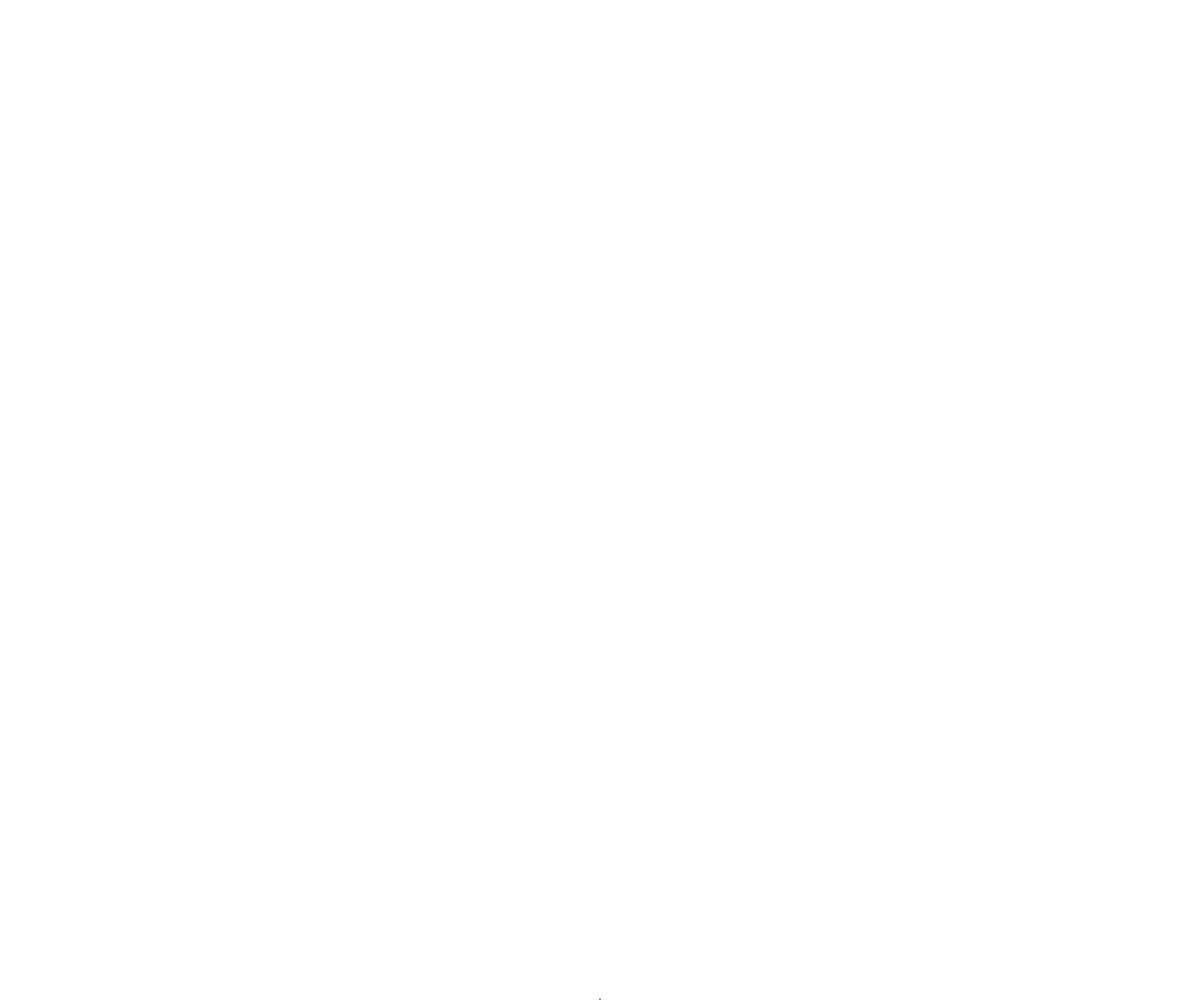
Frame 1 (no input)
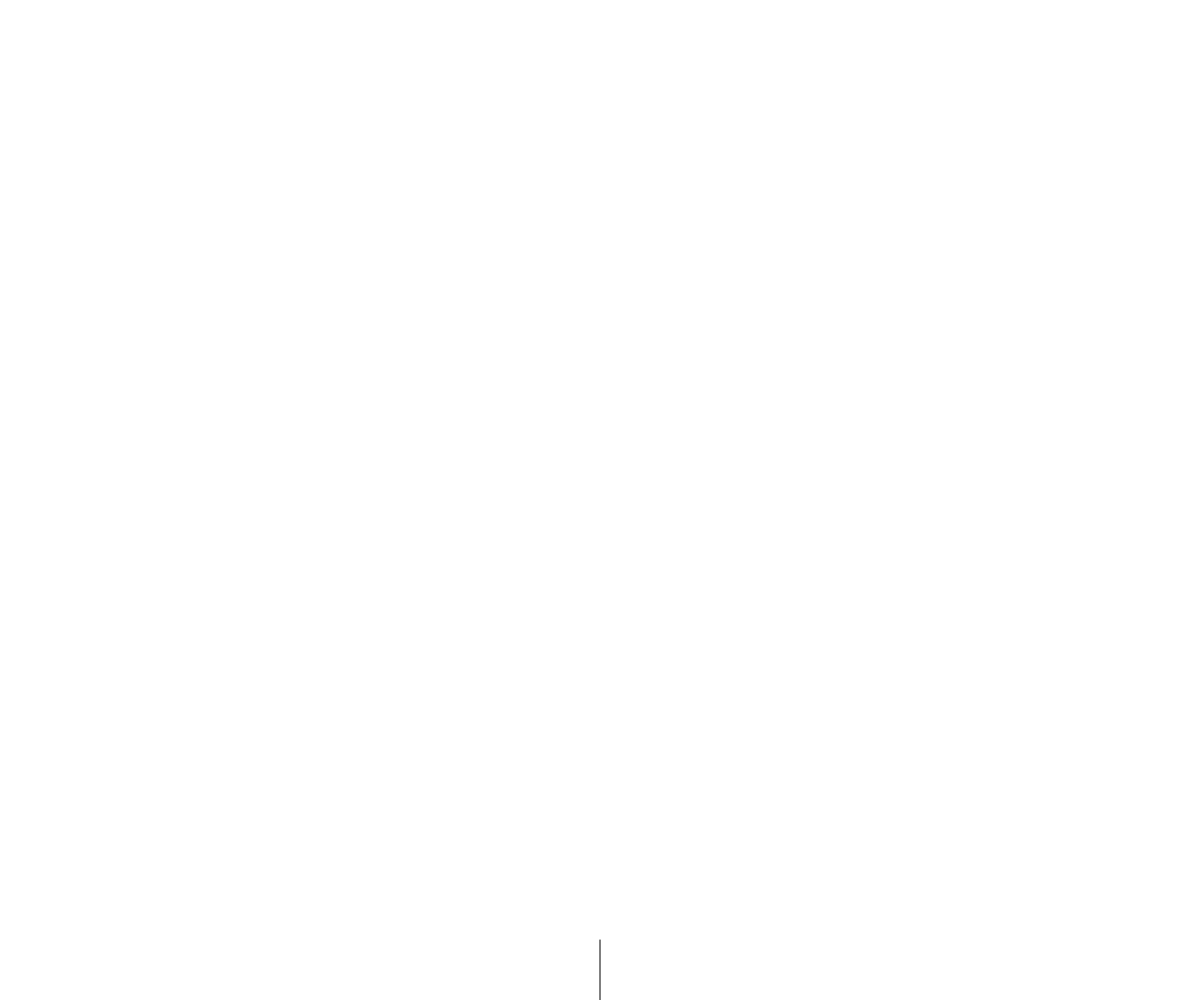
Frame 60 (no input)
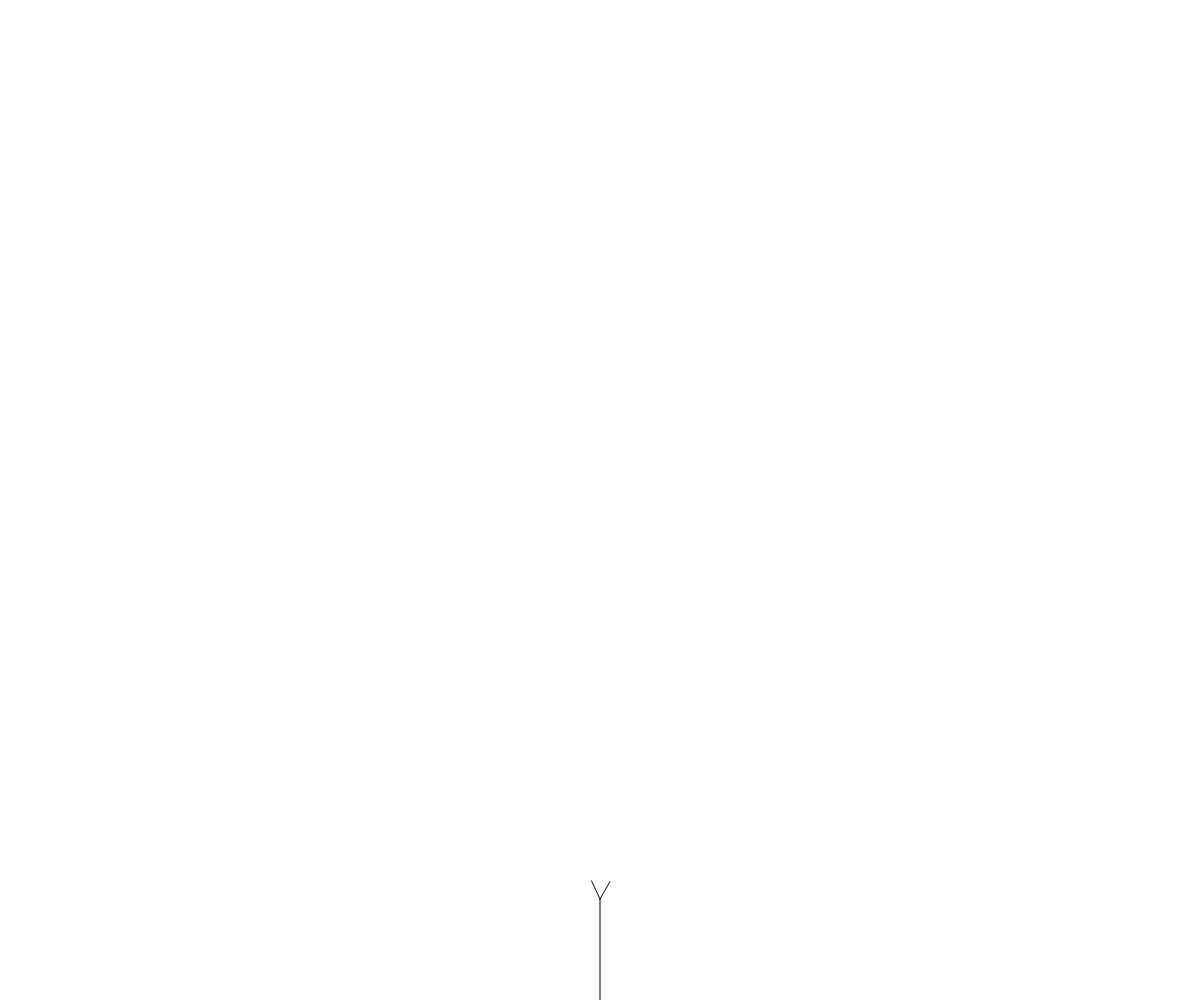
Frame 120 (the mouse pressed at the canvas centre since frame 60)

The p5.js sketch that drew these frames (run headless with seeded random() and noise() and a simulated clock; from frame 60 on, the mouse is pressed at the canvas centre):

// p5.js sketch
// ── sketch.js

var tree = []
var leaves = [];

function setup(){
    createCanvas(window.innerWidth, innerHeight)
    var b = new Branch(createVector(width / 2, height), createVector(0, -1), 100)
    tree.push(b)
}

function draw(){
    background(255)

    for(var i = 0; i < tree.length; i++){
        tree[i].update();
        tree[i].render();

        if(tree[i].timeToBranch()){
            if(tree.length < 1024){
                tree.push(tree[i].branch(30))
                tree.push(tree[i].branch(-25));
            }else{
                leaves.push(new Leaf(tree[i].end));
            }
        }
    }
    for (var i = 0; i < leaves.length; i++) {
        leaves[i].display();
        leaves[i].update();
      }
}
// ── branch.js
function Branch(start, vel, n){
   this.start = start.copy()
   this.end = start.copy()
   this.vel = vel.copy()
   this.timerstart = n;
   this.timer = n;

   this.growing = true;

   this.update=function(){
       if(this.growing){
           this.end.add(this.vel)
       }
   }

   this.render = function(){
       stroke(0);
       line(this.start.x,this.start.y,this.end.x,this.end.y);
   }

   this.timeToBranch = function(){
       this.timer--;
       if(this.timer < 0 && this.growing){
           this.growing = false;
           return true;
       }else{
           return false;
       }
   }

   this.branch = function(angulo){

       var theta = vel.heading();

       var m = vel.mag()

       theta += radians(angulo)

       var newvel = createVector(m * cos(theta), m * sin(theta));

       return new Branch(this.end, newvel, this.timerstart * 0.66);
   }
}
// ── leaf.js
function Leaf(pos){
    this.pos = pos.copy();
  this.vel = createVector(0, 0);
  this.acc = createVector(0, 0.1);

  this.update = function() {
    this.vel.add(this.acc);
    this.pos.add(this.vel);
  }

  this.display = function() {
    noStroke();
    fill(50, 100);
    ellipse(this.pos.x, this.pos.y, 4, 4);
  }
}
